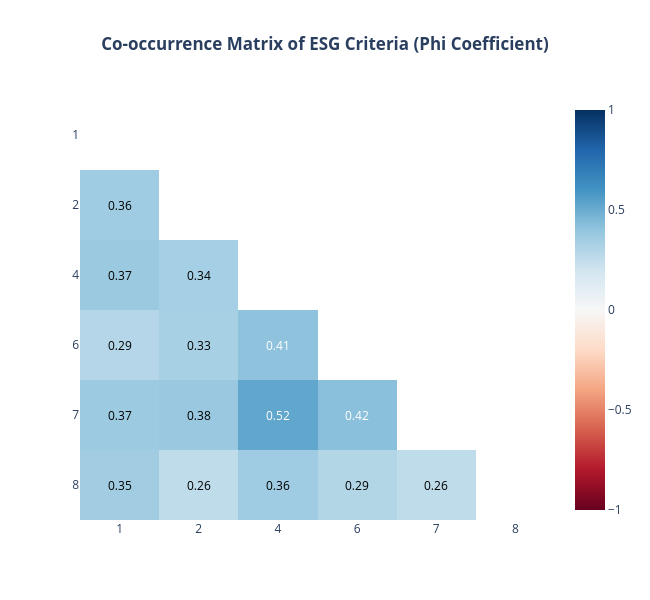

Here is the notebook cell this chart was saved with:
### Markdown cell above
#### **3.2. Co-occurrence of ESG Criteria**

Next, we investigate the relationships between criteria. Do companies that meet one criterion tend to meet others? A correlation heatmap helps us answer this question.

### Code cell
# --- calculate correlation matrix ---
corr_matrix = doc_level_labels_df[CRITERIA_NAMES].corr(method='pearson')

mask = np.triu(np.ones_like(corr_matrix, dtype=bool))

# --- Create the heatmap ---
fig = go.Figure(data=go.Heatmap(
    z=corr_matrix.where(~mask),
    x=corr_matrix.columns,
    y=corr_matrix.columns,
    colorscale='RdBu',
    zmid=0,
    zmin=-1, zmax=1,
    hovertemplate='<b>Correlation</b><br>%{y} - %{x}: %{z:.2f}<extra></extra>'
))

for i in range(len(corr_matrix.columns)):
    for j in range(i):
        fig.add_annotation(
            text=f"{corr_matrix.iloc[i, j]:.2f}",
            x=j,
            y=i,
            xref="x", yref="y",
            showarrow=False,
            font=dict(color="white" if abs(corr_matrix.iloc[i, j]) > 0.4 else "black")
        )
        
fig.update_layout(
    title_text='<b>Co-occurrence Matrix of ESG Criteria (Phi Coefficient)</b>',
    title_x=0.5,
    height=600,
    width=650,
    xaxis_showgrid=False,
    yaxis_showgrid=False,
    xaxis=dict(tickmode='linear'),
    yaxis_autorange='reversed'
)

fig.show()

### Figure 1 — Plotly figure (JSON) as saved in the notebook; plotly's stock layout.template omitted (floating-point values rounded to 4 significant figures)
{"data": [{"colorscale": [[0, "rgb(103,0,31)"], [0.1, "rgb(178,24,43)"], [0.2, "rgb(214,96,77)"], [0.3, "rgb(244,165,130)"], [0.4, "rgb(253,219,199)"], [0.5, "rgb(247,247,247)"], [0.6, "rgb(209,229,240)"], [0.7, "rgb(146,197,222)"], [0.8, "rgb(67,147,195)"], [0.9, "rgb(33,102,172)"], [1, "rgb(5,48,97)"]], "hovertemplate": "<b>Correlation</b><br>%{y} - %{x}: %{z:.2f}<extra></extra>", "type": "heatmap", "x": ["1", "2", "4", "6", "7", "8"], "y": ["1", "2", "4", "6", "7", "8"], "z": [[NaN, NaN, NaN, NaN, NaN, NaN], [0.3584, NaN, NaN, NaN, NaN, NaN], [0.3747, 0.3381, NaN, NaN, NaN, NaN], [0.293, 0.3308, 0.4066, NaN, NaN, NaN], [0.368, 0.3792, 0.5232, 0.4206, NaN, NaN], [0.3534, 0.2566, 0.3572, 0.2946, 0.2556, NaN]], "zmax": 1, "zmid": 0, "zmin": -1}], "layout": {"annotations": [{"font": {"color": "black"}, "showarrow": false, "text": "0.36", "x": 0, "xref": "x", "y": 1, "yref": "y"}, {"font": {"color": "black"}, "showarrow": false, "text": "0.37", "x": 0, "xref": "x", "y": 2, "yref": "y"}, {"font": {"color": "black"}, "showarrow": false, "text": "0.34", "x": 1, "xref": "x", "y": 2, "yref": "y"}, {"font": {"color": "black"}, "showarrow": false, "text": "0.29", "x": 0, "xref": "x", "y": 3, "yref": "y"}, {"font": {"color": "black"}, "showarrow": false, "text": "0.33", "x": 1, "xref": "x", "y": 3, "yref": "y"}, {"font": {"color": "white"}, "showarrow": false, "text": "0.41", "x": 2, "xref": "x", "y": 3, "yref": "y"}, {"font": {"color": "black"}, "showarrow": false, "text": "0.37", "x": 0, "xref": "x", "y": 4, "yref": "y"}, {"font": {"color": "black"}, "showarrow": false, "text": "0.38", "x": 1, "xref": "x", "y": 4, "yref": "y"}, {"font": {"color": "white"}, "showarrow": false, "text": "0.52", "x": 2, "xref": "x", "y": 4, "yref": "y"}, {"font": {"color": "white"}, "showarrow": false, "text": "0.42", "x": 3, "xref": "x", "y": 4, "yref": "y"}, {"font": {"color": "black"}, "showarrow": false, "text": "0.35", "x": 0, "xref": "x", "y": 5, "yref": "y"}, {"font": {"color": "black"}, "showarrow": false, "text": "0.26", "x": 1, "xref": "x", "y": 5, "yref": "y"}, {"font": {"color": "black"}, "showarrow": false, "text": "0.36", "x": 2, "xref": "x", "y": 5, "yref": "y"}, {"font": {"color": "black"}, "showarrow": false, "text": "0.29", "x": 3, "xref": "x", "y": 5, "yref": "y"}, {"font": {"color": "black"}, "showarrow": false, "text": "0.26", "x": 4, "xref": "x", "y": 5, "yref": "y"}], "height": 600, "title": {"text": "<b>Co-occurrence Matrix of ESG Criteria (Phi Coefficient)</b>", "x": 0.5}, "width": 650, "xaxis": {"showgrid": false, "tickmode": "linear"}, "yaxis": {"autorange": "reversed", "showgrid": false}}}
